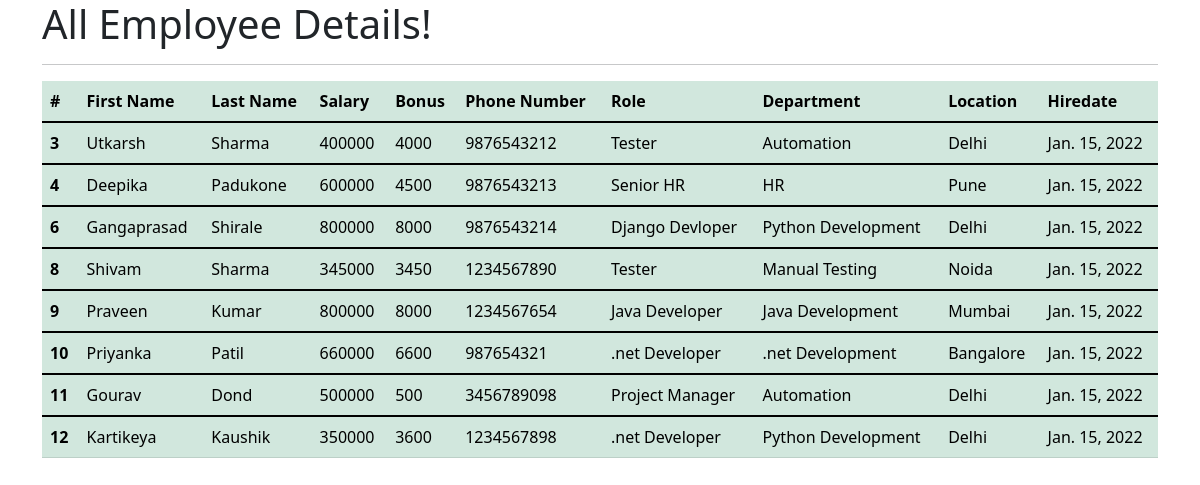
The app's page /all_emp with its own data.
### emp_app/models.py (models this page shows, shortened)
class Employee(models.Model):
    first_name = models.CharField(max_length=100, null=False)
    last_name = models.CharField(max_length=100)
    dept = models.ForeignKey(Department, on_delete=models.CASCADE)
    salary = models.IntegerField(default=0)
    bonus = models.IntegerField(default=0)
    role = models.ForeignKey(Role, on_delete=models.CASCADE)
    phone = models.IntegerField(default=0)
    hire_date = models.DateField()
    def __str__(self):
        return "%s %s %s" %(self.first_name, self.last_name, self.phone)

class Role(models.Model):
    name = models.CharField(max_length=100, null=False)

class Department(models.Model):
    name = models.CharField(max_length=100,null=False)
    location = models.CharField(max_length=100)

### emp_app/views.py (the view)
# urls.py: path('all_emp', views.all_emp, name='all_emp'),
def all_emp(request):
    emps = Employee.objects.all()
    context = {
        'emps': emps
    }
    print(context)
    return render(request, 'view_all_emp.html', context)

### emp_app/templates/view_all_emp.html (shortened to what this page needs)
<!DOCTYPE html>
<html lang="en">
<head>
  <link href="https://cdn.jsdelivr.net/npm/bootstrap@5.1.3/dist/css/bootstrap.min.css" rel="stylesheet">
</head>
  <body>
  <div class="container">
          <h1>All Employee Details!</h1>
      <hr>
     <table class="table table-success">
  <thead>
    <tr>
      <th scope="col">#</th>
      <th scope="col">First Name</th>
      <th scope="col">Last Name</th>
      <th scope="col">Salary</th>
      <th scope="col">Bonus</th>
      <th scope="col">Phone Number</th>
      <th scope="col">Role</th>
      <th scope="col">Department</th>
      <th scope="col">Location</th>
      <th scope="col">Hiredate</th>
    </tr>
  </thead>
         {% for emp in emps %}
  <tbody>
    <tr>
      <th scope="row">{{emp.id}}</th>
      <td>{{emp.first_name}}</td>
      <td>{{emp.last_name}}</td>
      <td>{{emp.salary}}</td>
      <td>{{emp.bonus}}</td>
      <td>{{emp.phone}}</td>
      <td>{{emp.role.name}}</td>
      <td>{{emp.dept.name}}</td>
      <td>{{emp.dept.location}}</td>
      <td>{{emp.hire_date}}</td>
    </tr>
  </tbody>
         {% endfor %}
</table>
  </div>
  </body>
</html>

### records on screen
Employee: id "3", first_name "Utkarsh", last_name "Sharma", salary "400000", bonus "4000", phone "9876543212", role.name "Tester", dept.name "Automation", dept.location "Delhi", hire_date "Jan. 15, 2022"
Employee: id "4", first_name "Deepika", last_name "Padukone", salary "600000", bonus "4500", phone "9876543213", role.name "Senior HR", dept.name "HR", dept.location "Pune", hire_date "Jan. 15, 2022"
Employee: id "6", first_name "Gangaprasad", last_name "Shirale", salary "800000", bonus "8000", phone "9876543214", role.name "Django Devloper", dept.name "Python Development", dept.location "Delhi", hire_date "Jan. 15, 2022"
Employee: id "8", first_name "Shivam", last_name "Sharma", salary "345000", bonus "3450", phone "1234567890", role.name "Tester", dept.name "Manual Testing", dept.location "Noida", hire_date "Jan. 15, 2022"
Employee: id "9", first_name "Praveen", last_name "Kumar", salary "800000", bonus "8000", phone "1234567654", role.name "Java Developer", dept.name "Java Development", dept.location "Mumbai", hire_date "Jan. 15, 2022"
Employee: id "10", first_name "Priyanka", last_name "Patil", salary "660000", bonus "6600", phone "987654321", role.name ".net Developer", dept.name ".net Development", dept.location "Bangalore", hire_date "Jan. 15, 2022"
Employee: id "11", first_name "Gourav", last_name "Dond", salary "500000", bonus "500", phone "3456789098", role.name "Project Manager", dept.name "Automation", dept.location "Delhi", hire_date "Jan. 15, 2022"
Employee: id "12", first_name "Kartikeya", last_name "Kaushik", salary "350000", bonus "3600", phone "1234567898", role.name ".net Developer", dept.name "Python Development", dept.location "Delhi", hire_date "Jan. 15, 2022"
